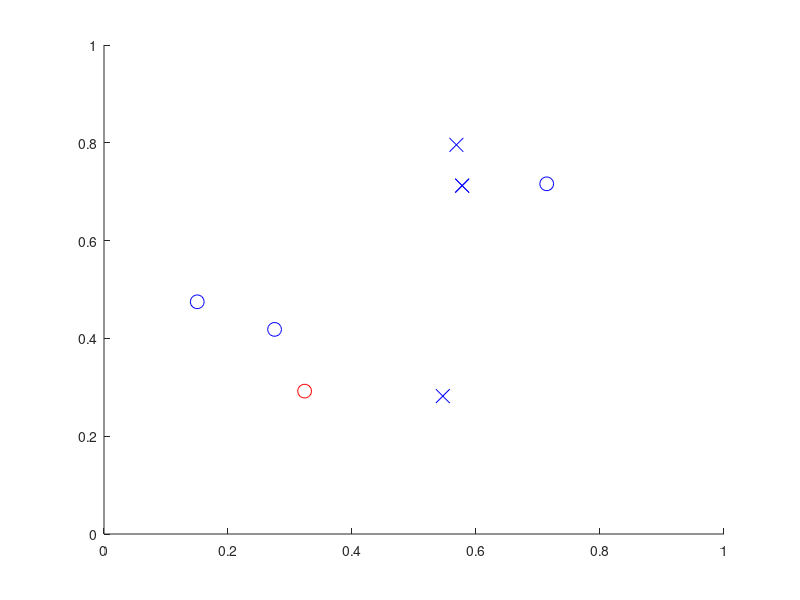
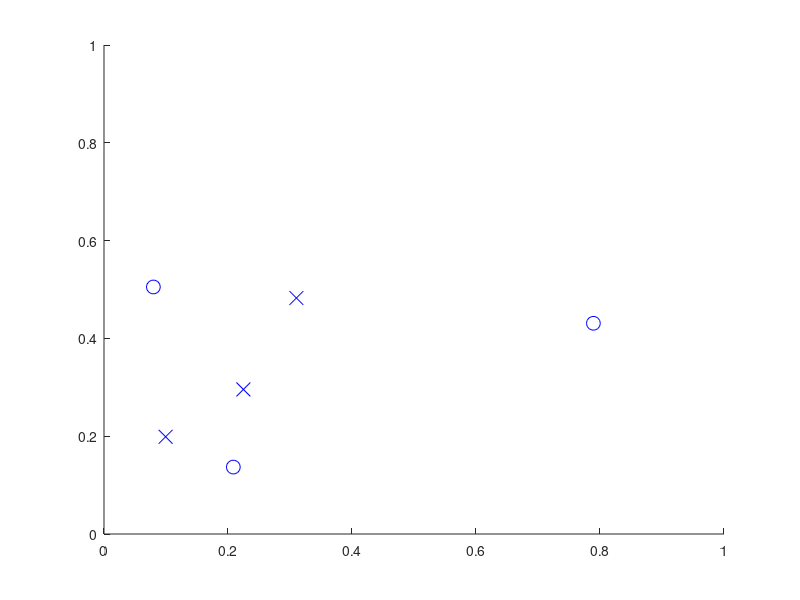
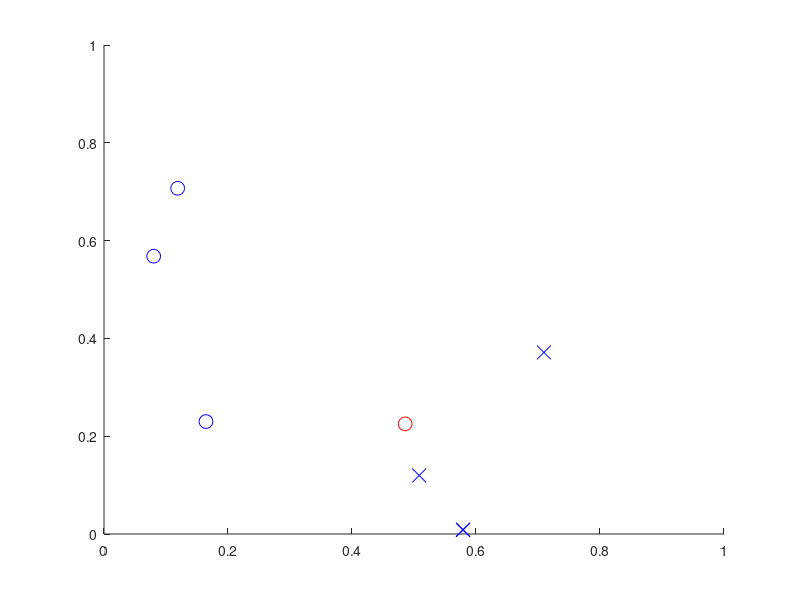
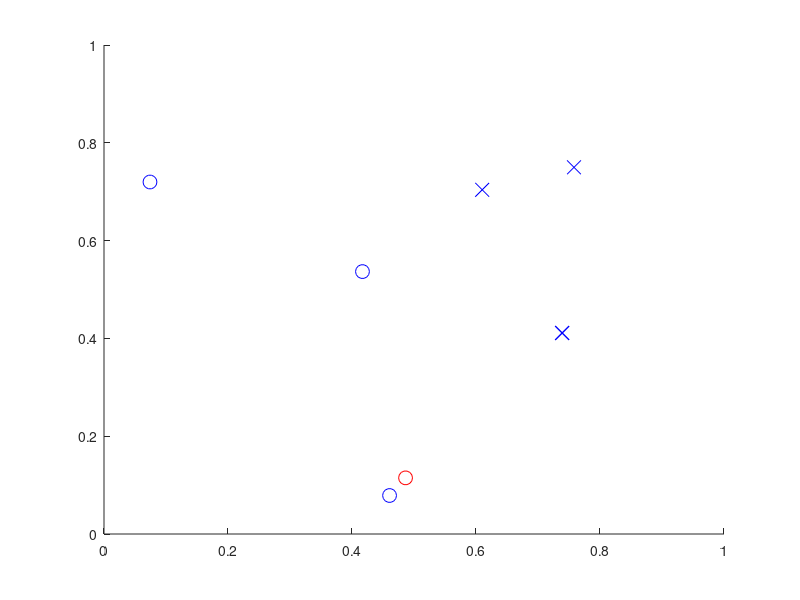

Source code (MATLAB) for these figures, in order: (Note: this script raises an error after producing the figures.)
function [] =visual_search()
    plotting_matrix_feat = [];
    plotting_matrix_conj = [];
    set_size_list = [4 8 12 16];
    
    for i=1:length(set_size_list)
        set_size = set_size_list(i);

        correct = 0;
        trial = 1;
        RT_conj = [];
        RT_feat = [];
        n = 6; 
        numberOfOnes = n/2;
        % Get a list of random locations, with no number repeating.
        indexes = randperm(n);
        x = zeros(1, n); % Start off with all zeros.
        x(indexes(1:numberOfOnes)) = 1; % half of them, at random, are 1
       

        % pop out feature
        while trial < 7
            h = figure;
            hold on;
            i=1;
             
            while i < set_size
                p = (0.9-0.1).*rand(4,2);
                axis([0 1 0 1]) %set x and y axis range 0 to 1
                plot(p(3,1), p(3,2),'ob', 'MarkerSize',10); %blue o always point
                plot(p(4,1), p(4,2), 'xb', 'MarkerSize',10); % blue x point always here
                i = i+1;
            end
            if x(trial)
                plot(p(2,1), p(2,2),'or', 'MarkerSize',10); %red o point // target is here 
                plot(p(4,1), p(4,2), 'xb', 'MarkerSize',10); % blue x to keep same number of o and x


            end
            hold off
            tic;
            pause;
            h725 = get(h, 'CurrentCharacter');
            elapsedTime = toc;
            
            %correct input
            if strcmp(h725,'y') & x(trial) | strcmp(h725,'n') & ~x(trial)
                correct = correct + 1; 
                RT_feat = [RT_feat, elapsedTime];
                plotting_matrix_feat = [plotting_matrix_feat ; i elapsedTime];
            end
            
        trial = trial +1;
        end
 
    end
    
    uc1 = unique(plotting_matrix_feat(:,1)) ;
    mc2 = accumarray(plotting_matrix_feat(:,1), plotting_matrix_feat(:,2), [], @mean);
    newData_feat = [uc1, mc2(uc1)];
    
 
    
    %conjunction feature
    for i=1:length(set_size_list)
        set_size = set_size_list(i);
    
    
        correct = 0;
        trial = 1;
        RT_conj = [];
        n = 6;
        numberOfOnes = n/2;
        indexes = randperm(n);
        x = zeros(1, n);
        x(indexes(1:numberOfOnes)) = 1;
       
        while trial < 7
            h = figure;
            hold on
            i=1;
            while i < set_size
                p = (0.9-0.1).*rand(4,2);
                axis([0 1 0 1]) %set x and y axis range 0 to 1
                plot(p(3,1), p(3,2),'ob', 'MarkerSize',10); %blue o always point
                plot(p(4,1), p(4,2), 'xb', 'MarkerSize',10); % blue x point always here
                plot(p(1,1), p(1,2),'xr','MarkerSize',10); %red x point// second distraction
                i = i+1;
            end
            if x(trial)
                plot(p(2,1), p(2,2),'or', 'MarkerSize',10); %red o point // target is here 
                plot(p(4,1), p(4,2), 'xb', 'MarkerSize',10); % blue x to keep same number of o and x


            end
            hold off;
            tic;
            pause;
            h725 = get(h, 'CurrentCharacter');
            elapsedTime = toc;


            if strcmp(h725,'y') & x(trial) | strcmp(h725,'n') & ~x(trial)
                correct = correct + 1; 
                RT_conj = [RT_conj, elapsedTime];
                plotting_matrix_conj = [plotting_matrix_conj ; i elapsedTime];

            end

        trial = trial +1;
        end
    end
    
    uc1_conj = unique( plotting_matrix_conj(:,1) ) ;
    mc2_conj = accumarray( plotting_matrix_conj(:,1), plotting_matrix_conj(:,2), [], @mean ) ;
    newData_conj = [uc1_conj, mc2_conj(uc1)];
    
    figure;
    hold on;
    axis([4 16 0.4 2.5]);
    xlabel("Set size");
    ylabel("Reaction Time");
    plot(newData_feat(:,1),newData_feat(:,2))
    plot(newData_conj(:,1),newData_conj(:,2), "r")
    hold off;
end